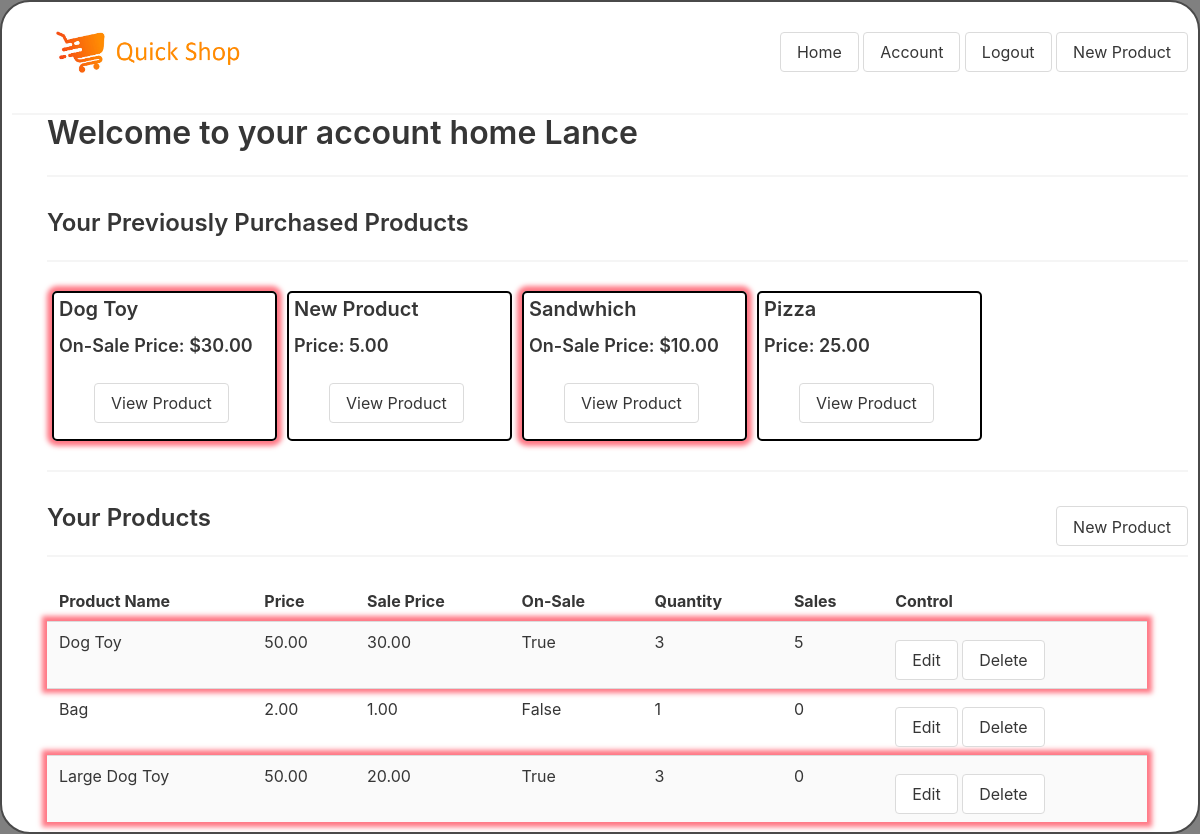
The app's page /account/6/view (signed in) with its own data.
### personal_project_app/models.py (models this page shows)
class User(models.Model):
    first_name = models.CharField(max_length=25)
    last_name = models.CharField(max_length=25)
    email = models.CharField(max_length=50)
    password = models.CharField(max_length=50)
    is_vendor = models.CharField(max_length=50)
    created_at = models.DateTimeField(auto_now_add=True)
    updated_at = models.DateTimeField(auto_now=True)
    objects = UserManager()

class Products(models.Model):
    product_name = models.CharField(max_length=255)
    price = models.DecimalField(max_digits=9, decimal_places=2)
    sale_price = models.DecimalField(max_digits=9, decimal_places=2)
    quantity = models.IntegerField()
    created_at = models.DateTimeField(auto_now_add=True)
    updated_at = models.DateTimeField(auto_now=True)
    on_sale = models.CharField(max_length=50)
    amount_sold = models.IntegerField()
    vendor = models.ForeignKey(User, related_name="products_owned", on_delete = models.CASCADE)
    purchased_by = models.ManyToManyField(User, related_name="items_purchased")
    objects = ProductsManager()

### personal_project_app/views.py (the view)
# urls.py: path('account/<int:user_id>/view', views.account_main),
def account_main(request, user_id):
    if 'user_id' not in request.session:
        return redirect('/login_registration')
    user = User.objects.get(id= user_id)
    context = {
        "user": User.objects.get(id= user_id),
        "products_purchased": Products.objects.filter(purchased_by=user),
        "products_owned": Products.objects.filter(vendor=user)
    }
    return render(request,'account.html', context)

### personal_project_app/Templates/account.html (shortened to what this page needs)
<!DOCTYPE html>
<html lang="en">
    <head>
        {% load static %}
        <link rel="stylesheet" href="https://cdn.jsdelivr.net/npm/bulma@0.9.3/css/bulma.min.css">
        <link rel="stylesheet" href="{% static 'css/style.css' %}">
    </head>
    <body>
        <div class="logout_button">
            <a href="/home"><button class="button">Home</button></a>
            <a href="/account/{{ user.id }}/view"><button class="button">Account</button></a>
            <a href="/logout"><button class="button">Logout</button></a>
            {% if user.is_vendor == 'True' %}
            <a href="/product/new"><button class="button">New Product</button></a>
            {% endif %}
        </div>
        <header>
            <h1>
                <a href="home"><img src="{% static 'images/company_logo.png' %}"/> </a>
            </h1>
            <hr>
        </header>
        <div class="content account">
            <h1>Welcome to your account home {{ user.first_name }}</h1>
            {% if products_purchased %}
                <hr>
                <h3> Your Previously Purchased Products</h3>
                <hr>
            {% else %}
                <hr>
                <h3> Products you purchase will be displayed here.</h3>
                <hr>
            {% endif %}
            <div class="all_products customcontent">
                {% for product in products_purchased %}
                    {% if product.on_sale == 'False' %}
                        <div class="purchased">
                            <h4> {{ product.product_name}} </h4>
                            <h5>Price: {{ product.price}} </h5>
                            <a href="/product/{{product.id}}"><button class="button center_button">View Product</button></a>
                        </div>
                    {% else %}
                        <div class="purchased on_sale">
                            <h4> {{ product.product_name}} </h4>
                            <h5>On-Sale Price: ${{ product.sale_price}}</h5>
                            {% if product.quantity > 0 %}
                                <a href="/product/{{product.id}}"><button class="button center_button">View Product</button></a>
                            {% else %}
                                <a href="/product/{{product.id}}"><button class="button center_button_sold_out" disabled>Sold Out</button></a>
                            {% endif %}
                        </div>
                    {% endif %}
                {% endfor %}
            </div>
            {% if user.is_vendor == 'True' %}
                <hr>
                <a href="/product/new"><button class="button logout_button">New Product</button></a>
                <h3> Your Products</h3>
                <hr>
                <div class="all_products">
                    <table class="table is-fullwidth is-striped is-hoverable">
                        <tr>
                            <th>Product Name</th>
                            <th>Price</th>
                            <th>Sale Price</th>
                            <th>On-Sale</th>
                            <th>Quantity</th>
                            <th>Sales</th>
                            <th>Control</th>
                        </tr>
                        {% for product in products_owned %}
                                {% if product.on_sale == 'True' %}
                                    <tr class="on_sale">
                                {% else %}
                                    <tr>
                                {% endif %}
                                    <td>{{ product.product_name}}</td>
                                    <td>{{ product.price}}</td>
                                    <td>{{ product.sale_price}}</td>
                                    <td>{{ product.on_sale}}</td>
                                    {% if product.quantity < 1 %}
                                    <td class="sold_out">{{ product.quantity}}</td>
                                    {% else %}
                                    <td>{{ product.quantity}}</td>
                                    {% endif %}
                                    <td>{{ product.amount_sold}}</td>
                                    <td>
                                        <a href="/product/{{product.id}}/edit"><button class="button">Edit</button></a>
                                        <a class="destory" href="/product/{{product.id}}/destory"><button class="button destory" type="submit">Delete</button></a>
                                    </td>
                                </tr>
                        {% endfor %}
                    </table>
                </div>
            {% endif %}
        </div>
    </body>
</html>

### personal_project_app/static/css/style.css (style rules this page uses)
html { background-color: grey; }
* { margin: 0px; padding: 0px; }
body { margin: 25px; margin: auto; padding: 10px; border-style: solid; border-width: 2px; width: 1200px; min-height: 700px; background-color: white; border-radius: 30px; z-index: -10; }
header h1 { padding-left: 40px; padding-top: 5px; font-size: 30px; }
.customcontent { display:flex; }
div .all_products { width: 1100px; flex-direction: row; flex-wrap: wrap; }
a { text-decoration: none; }
.logout_button { float: right; padding-top: 10px; text-decoration: none; }
header h1 img { margin-top: 10px; width: 200px; height: 50px; }
header hr { margin-bottom: 0em; }
.button { margin-top: 10px; }
.purchased { color: black; width: 225px; height: 150px; border: 2px solid black; border-radius: 5px; padding: 5px; margin: 5px; justify-content: center; }
.on_sale { box-shadow: 0px 0px 5px 5px #ff102791; }
.center_button { margin-left: 35px; }
.account { margin-left: 35px; }
.customcontent { display: flex; }

### records on screen
User: first_name "Lance"
Products: product_name "Dog Toy", sale_price "30.00", price "50.00", on_sale "True", quantity "3", amount_sold "5"
Products: product_name "New Product", price "5.00"
Products: product_name "Sandwhich", sale_price "10.00"
Products: product_name "Pizza", price "25.00"
Products: product_name "Bag", price "2.00", sale_price "1.00", on_sale "False", quantity "1", amount_sold "0"
Products: product_name "Large Dog Toy", price "50.00", sale_price "20.00", on_sale "True", quantity "3", amount_sold "0"
